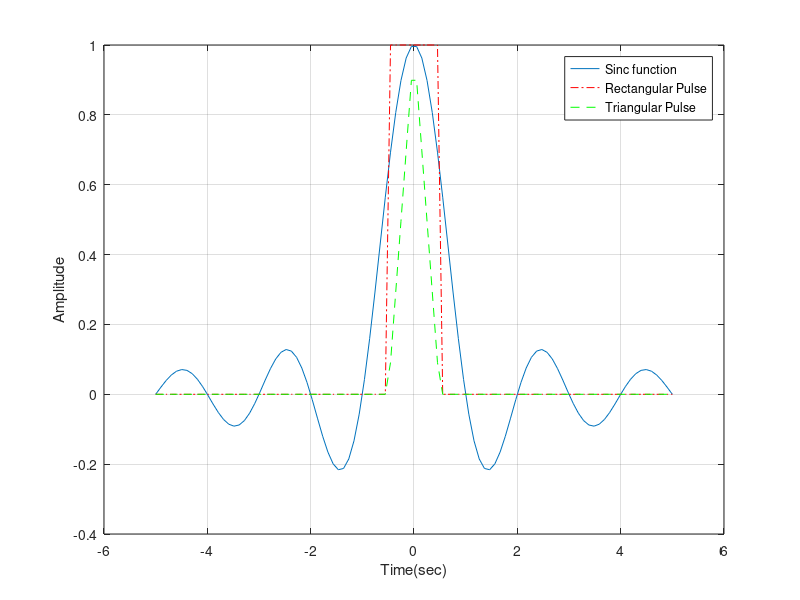

Write MATLAB code to recreate this figure.
tt = linspace(-5,5);
yy1 = sinc(tt);
yy2 = rectpuls(tt);
yy3 = tripuls(tt);
figure(15)
plot(tt,yy1)
hold on
plot(tt,yy2,'r-.')
plot(tt,yy3,'g--')
grid on
xlabel('Time(sec)')
ylabel('Amplitude')
legend('Sinc function','Rectangular Pulse','Triangular Pulse')

